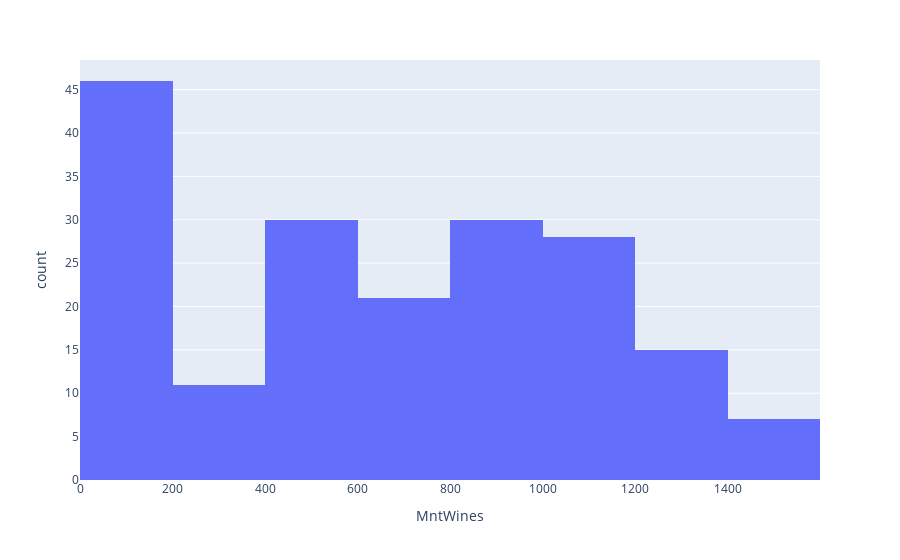

Notebook code for this chart:
### Code cell
# MntWines	MntFruits	MntMeatProducts	MntFishProducts	MntSweetProducts	MntGoldProds	NumDealsPurchases	NumWebPurchases	NumCatalogPurchases	NumStorePurchases	NumWebVisitsMonth
fig = px.histogram(aceepted_cons, x="MntWines")
fig.show()

fig = px.histogram(aceepted_cons, x="MntFruits")
fig.show()

fig = px.histogram(aceepted_cons, x="MntFishProducts")
fig.show()

fig = px.histogram(aceepted_cons, x="MntGoldProds")
fig.show()

fig = px.histogram(aceepted_cons, x="NumWebPurchases")
fig.show()

fig = px.histogram(aceepted_cons, x="NumWebVisitsMonth")
fig.show()

fig = px.histogram(aceepted_cons, x="NumDealsPurchases")
fig.show()

### Figure 1 — Plotly figure (JSON) as saved in the notebook; plotly's stock layout.template omitted (floating-point values rounded to 4 significant figures; data arrays with more than 128 entries replaced by an {"elided": "..."} marker saying what was removed)
{"data": [{"alignmentgroup": "True", "bingroup": "x", "hovertemplate": "MntWines=%{x}<br>count=%{y}<extra></extra>", "legendgroup": "", "marker": {"color": "#636efa", "pattern": {"shape": ""}}, "name": "", "offsetgroup": "", "orientation": "v", "showlegend": false, "type": "histogram", "x": {"elided": "188 int values"}, "xaxis": "x", "yaxis": "y"}], "layout": {"barmode": "relative", "legend": {"tracegroupgap": 0}, "margin": {"t": 60}, "xaxis": {"anchor": "y", "domain": [0, 1], "title": {"text": "MntWines"}}, "yaxis": {"anchor": "x", "domain": [0, 1], "title": {"text": "count"}}}}
